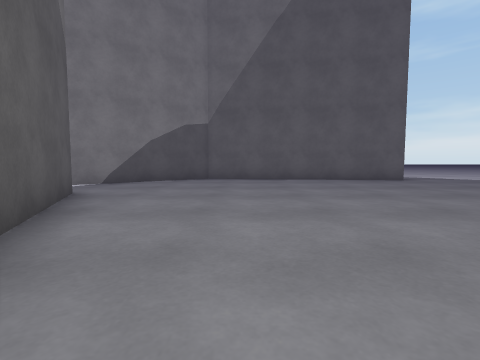
view 1 (above)

21 first-person views from a walk through a 3-D level made in the Unity game engine. The camera is 1.2 m above the floor, tilts 4° down and sees 85° across. The floor is counted in squares, 2 m on a side. Each view is taken from the middle of a square. On the plan, view 1 faces up. The plan holds only what a view shows up to about 9 squares ahead; the rest is blank. The place goes on beyond the plan. Some animated figures are left out. Surface patterns are stand-ins for the level's own textures.

view 2
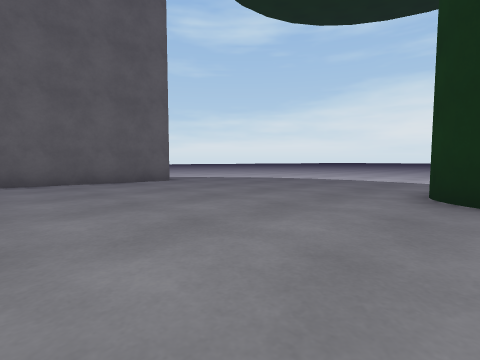

view 3
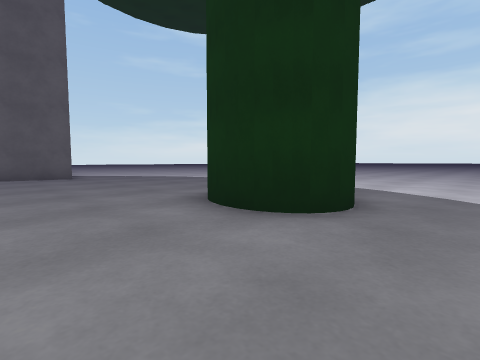

view 4
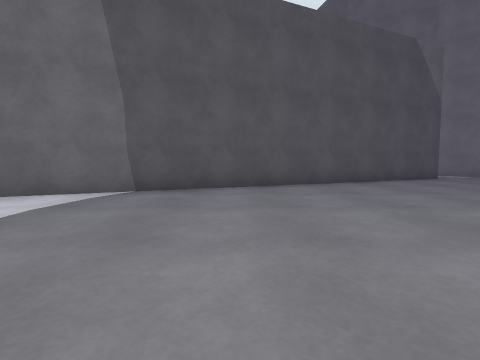

view 5
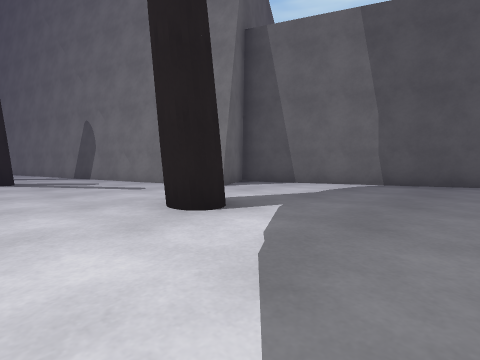

view 6
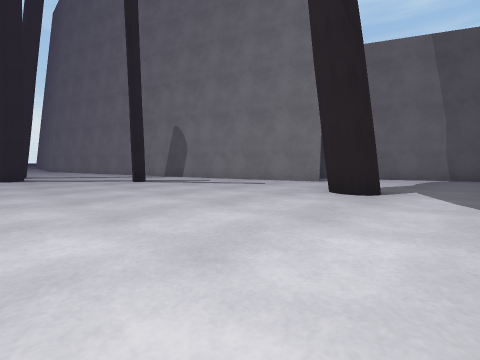

view 7
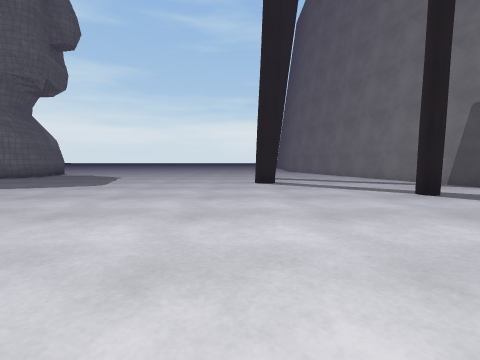

view 8
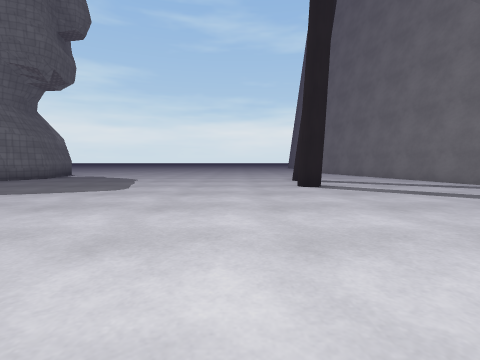

view 9
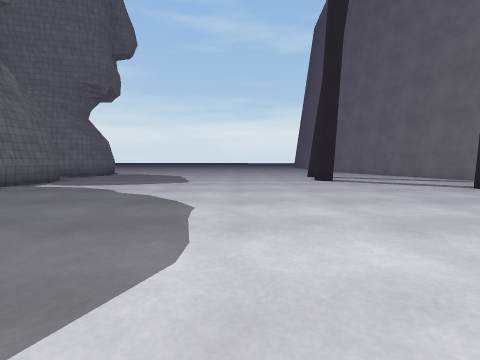

view 10
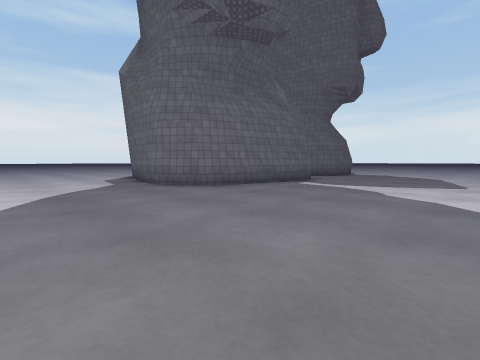

view 11
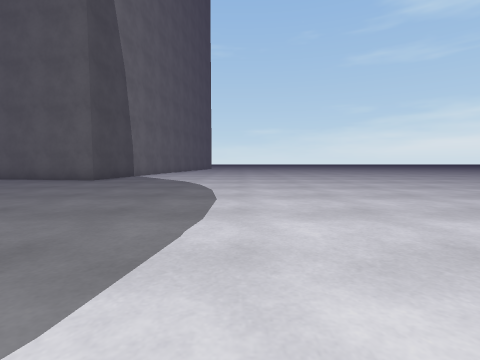

view 12
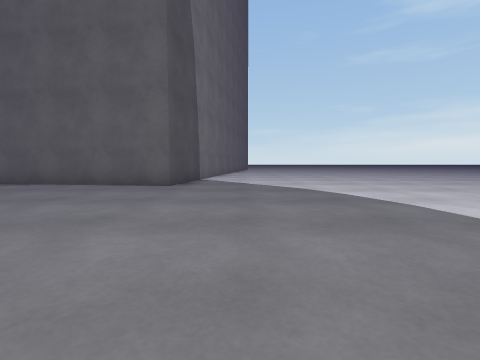

view 13
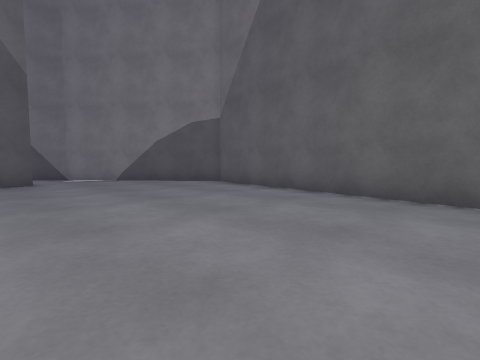

view 14
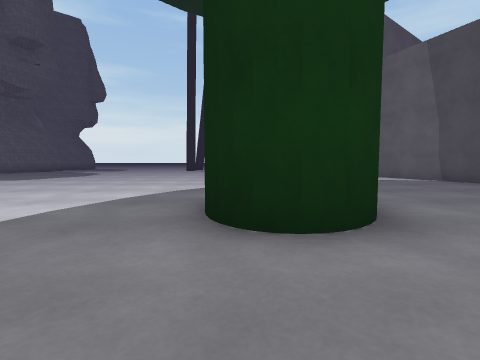

view 15
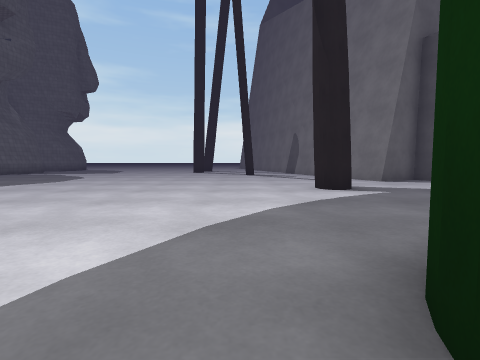

view 16
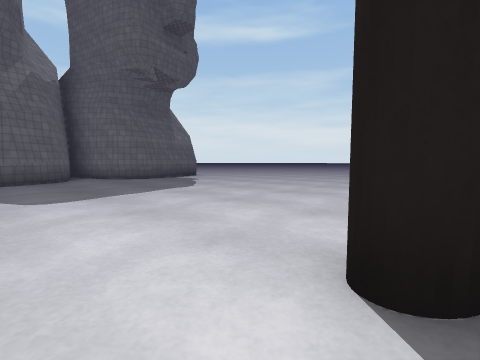

view 17
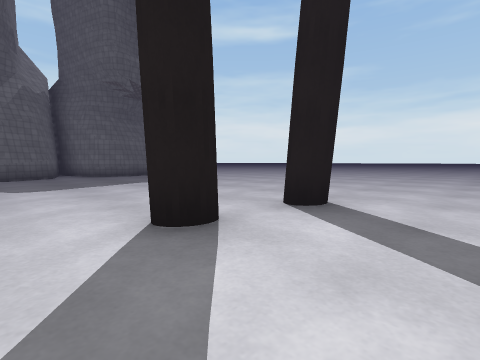

view 18
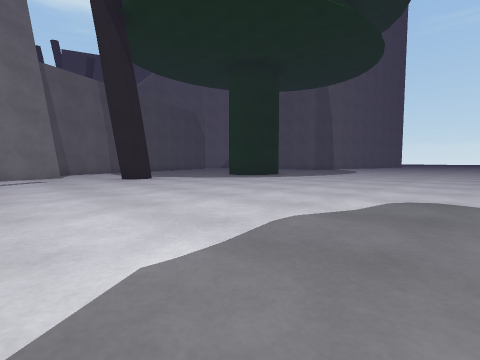

view 19
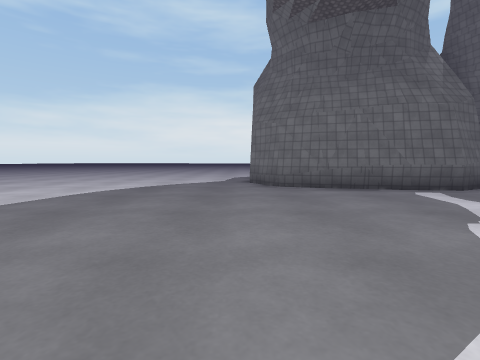

view 20
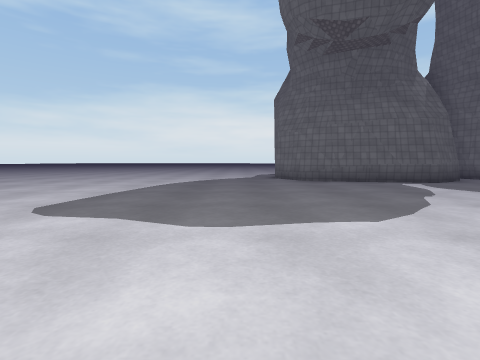

view 21
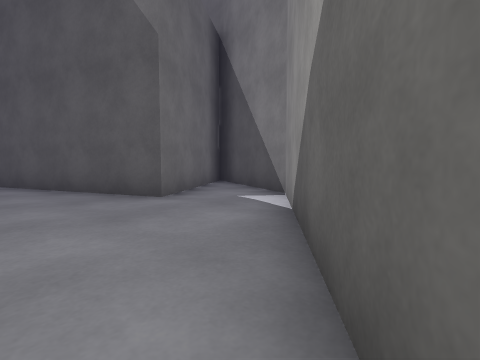

### Floor plan
Key: @ floor where view 1 was taken; # wall or solid block; x gap in a wall; . floor.
Columns run from 7 left of view 1 to 19 right of it. Each row starts with its distance up from view 1.
  9     ##.######............
  8    ##....................
  7   ##....................
  6  ##.....................
  5  #.....................
  4  #.##.................
  3 #####.................
  2     ##................
  1      #.......##.......
  0      ##@.....##........
 -1       #................ ...
 -2       #....................
 -3       ##...................
 -4        #...................
 -5        ##....#.............
 -6         #..................
 -7         ##.#...............
 -8          ###...............
 -9            #...............
-10            #..............#
-11            ##..#..........#
-12             #.............#
-13             #.............#
-14             ##...x.........
-15              #.............
-16              #............#

Where each view was taken, in squares from view 1:
view 1: 0 up, 0 right, facing up
view 2: 1 up, 1 right, facing up-right
view 3: 2 down, 3 right, facing up-right
view 4: 2 down, 6 right, facing left
view 5: 2 down, 8 right, facing down-left
view 6: 3 down, 11 right, facing down-left
view 7: 6 down, 11 right, facing down
view 8: 7 down, 12 right, facing down
view 9: 5 down, 13 right, facing down
view 10: 5 down, 14 right, facing down-right
view 11: 0 up, 10 right, facing up
view 12: 2 up, 7 right, facing up
view 13: 4 up, 5 right, facing up-left
view 14: 4 up, 7 right, facing down
view 15: 1 up, 8 right, facing down
view 16: 12 down, 10 right, facing down-right
view 17: 12 down, 8 right, facing down-right
view 18: 9 down, 15 right, facing up-left
view 19: 8 down, 13 right, facing right
view 20: 7 down, 11 right, facing right
view 21: 9 up, 1 left, facing down-left
